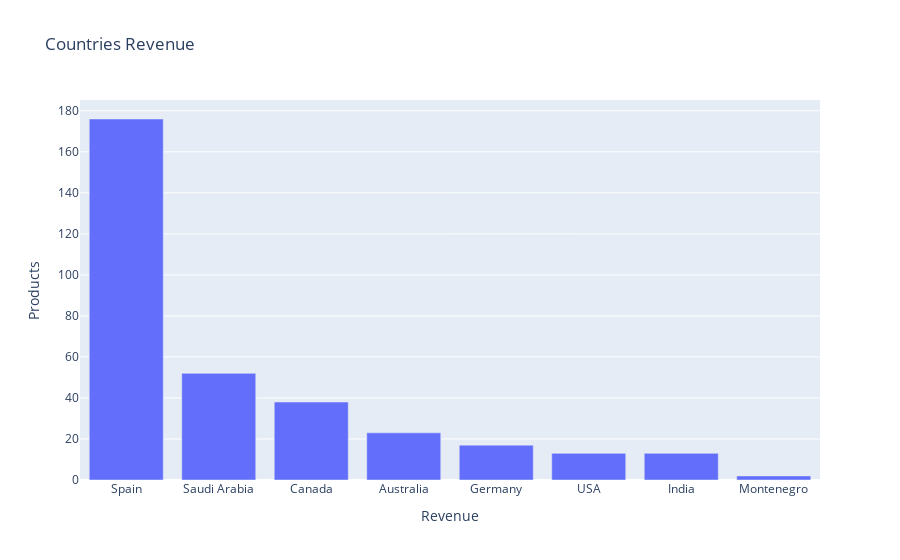

Source (notebook cell):
### Code cell
SP=df_campaign[df_campaign['Country_SP']==1].value_counts()
SA=df_campaign[df_campaign['Country_SA']==1].value_counts()
CA=df_campaign[df_campaign['Country_CA']==1].value_counts()
AUS=df_campaign[df_campaign['Country_AUS']==1].value_counts()
GER=df_campaign[df_campaign['Country_GER']==1].value_counts()
US=df_campaign[df_campaign['Country_US']==1].value_counts()
IND=df_campaign[df_campaign['Country_IND']==1].value_counts()
ME=df_campaign[df_campaign['Country_ME']==1].value_counts()



countries=('SP','SA','CA','AUS','GER','US','IND','ME')
x_axis=['Spain','Saudi Arabia','Canada','Australia','Germany','USA','India','Montenegro']
y_axis = [df_campaign[df_campaign['Country_SP']==1].shape[0],
          df_campaign[df_campaign['Country_SA']==1].shape[0],
          df_campaign[df_campaign['Country_CA']==1].shape[0],
          df_campaign[df_campaign['Country_AUS']==1].shape[0],
          df_campaign[df_campaign['Country_GER']==1].shape[0],
          df_campaign[df_campaign['Country_US']==1].shape[0],
          df_campaign[df_campaign['Country_IND']==1].shape[0],
          df_campaign[df_campaign['Country_ME']==1].shape[0]]
fig = px.bar(x=x_axis,
             y=y_axis,
             category_orders={'Countries':countries},
             title='Countries Revenue',
             labels=dict(x="Revenue", y="Products"))
fig.update_yaxes(categoryorder='total ascending')
fig.show()

### Figure 1 — Plotly figure (JSON) as saved in the notebook; plotly's stock layout.template omitted (floating-point values rounded to 4 significant figures)
{"data": [{"alignmentgroup": "True", "hovertemplate": "Revenue=%{x}<br>Products=%{y}<extra></extra>", "legendgroup": "", "marker": {"color": "#636efa", "pattern": {"shape": ""}}, "name": "", "offsetgroup": "", "orientation": "v", "showlegend": false, "textposition": "auto", "type": "bar", "x": ["Spain", "Saudi Arabia", "Canada", "Australia", "Germany", "USA", "India", "Montenegro"], "xaxis": "x", "y": [176, 52, 38, 23, 17, 13, 13, 2], "yaxis": "y"}], "layout": {"barmode": "relative", "legend": {"tracegroupgap": 0}, "title": {"text": "Countries Revenue"}, "xaxis": {"anchor": "y", "domain": [0, 1], "title": {"text": "Revenue"}}, "yaxis": {"anchor": "x", "categoryorder": "total ascending", "domain": [0, 1], "title": {"text": "Products"}}}}
